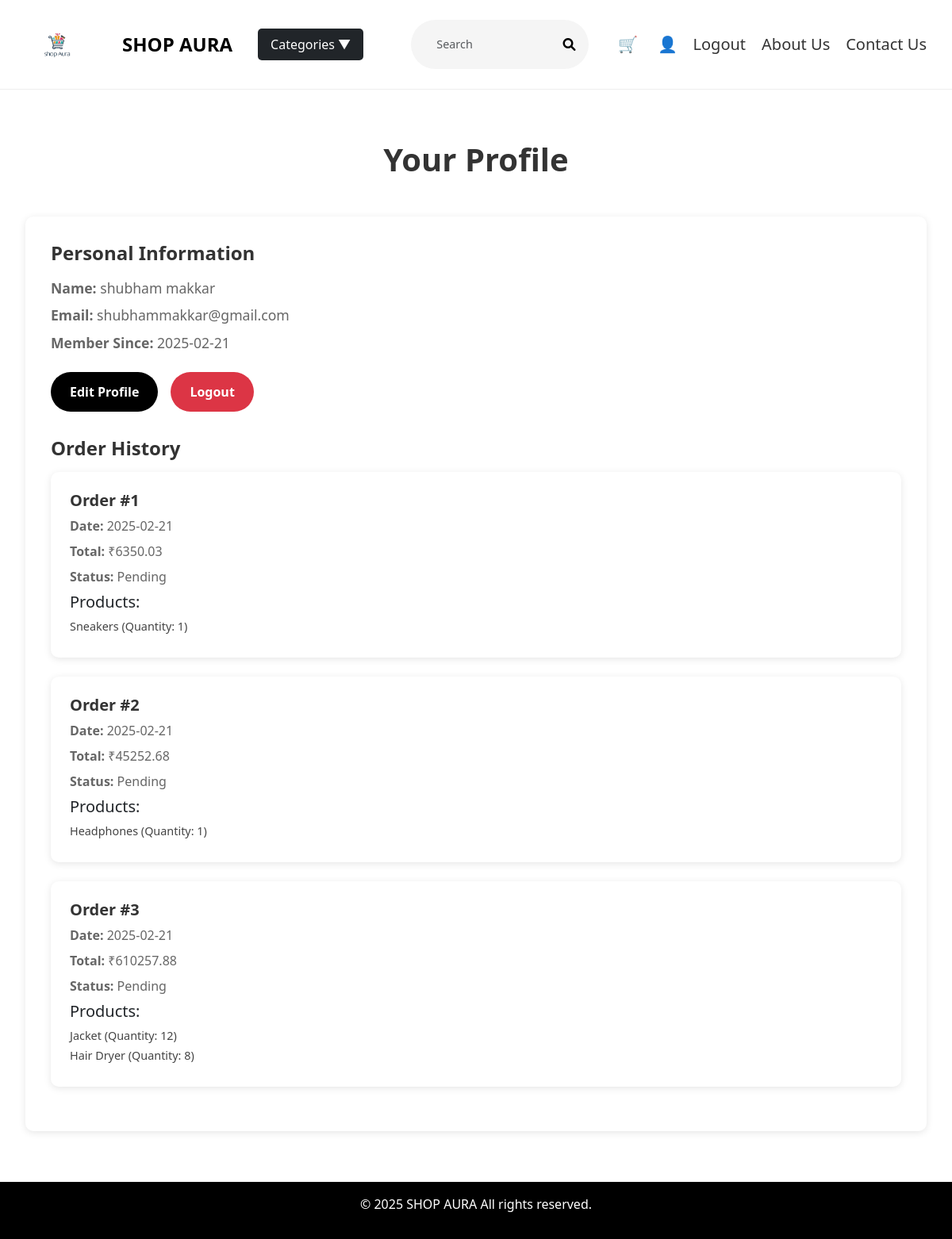
The app's page /profile (signed in) with its own data.
### app.py (models this page shows, shortened)
class User(UserMixin, db.Model):
    id = db.Column(db.Integer, primary_key=True)
    first_name = db.Column(db.String(50), nullable=False)
    last_name = db.Column(db.String(50), nullable=False)
    email = db.Column(db.String(120), unique=True, nullable=False)
    password = db.Column(db.String(200), nullable=False)
    created_at = db.Column(db.DateTime, default=datetime.utcnow)

class Order(db.Model):
    id = db.Column(db.Integer, primary_key=True)
    user_id = db.Column(db.Integer, db.ForeignKey('user.id'), nullable=False)
    total_amount = db.Column(db.Float, nullable=False)
    created_at = db.Column(db.DateTime, default=datetime.utcnow)
    status = db.Column(db.String(50), default='Pending')
    user = db.relationship('User', backref='orders')

class OrderItem(db.Model):
    id = db.Column(db.Integer, primary_key=True)
    order_id = db.Column(db.Integer, db.ForeignKey('order.id'), nullable=False)
    product_id = db.Column(db.Integer, db.ForeignKey('product.id'), nullable=False)
    quantity = db.Column(db.Integer, nullable=False)
    order = db.relationship('Order', backref='order_items')
    product = db.relationship('Product', backref='order_items')

class Product(db.Model):
    id = db.Column(db.Integer, primary_key=True)
    name = db.Column(db.String(100), nullable=False)
    image_url = db.Column(db.String(255), nullable=False)
    price = db.Column(db.Float, nullable=False)
    stock = db.Column(db.Integer, nullable=False)
    category = db.Column(db.String(50), nullable=False)

### app.py (the view, shortened to what this page needs)
@app.route('/profile', methods=['GET', 'POST'])
@login_required
def profile():
    orders = Order.query.filter_by(user_id=current_user.id).all()
    return render_template('profile.html', user=current_user, orders=orders)

### app.py (called while the page is built)
@login_manager.user_loader
def load_user(user_id):
    return User.query.get(int(user_id))

@app.context_processor
def inject_user():
    return dict(current_user=current_user)

@app.context_processor
def utility_processor():
    def get_cart_count():
        if 'cart' not in session:
            return 0
        return sum(session['cart'].values())
    return dict(get_cart_count=get_cart_count)

### templates/profile.html (shortened to what this page needs)
{% extends 'base.html' %}
{% block content %}
<section class="profile-section">
    <div class="profile-header">
        <h1 class="profile-title">Your Profile</h1>
    </div>
    <div class="profile-card">
        <div class="profile-info">
            <h3>Personal Information</h3>
            <p><strong>Name:</strong> {{ user.first_name }} {{ user.last_name }}</p>
            <p><strong>Email:</strong> {{ user.email }}</p>
            <p><strong>Member Since:</strong> {{ user.created_at.strftime('%Y-%m-%d') }}</p>
            <div class="button-group">
                <a href="#" class="edit-profile-btn">Edit Profile</a>
                <a href="{{ url_for('logout') }}" class="logout-btn">Logout</a>
            </div>
        </div>
        <div class="order-history">
            <h3>Order History</h3>
            {% if orders %}
                {% for order in orders %}
                    <div class="order-card">
                        <h4>Order #{{ order.id }}</h4>
                        <p><strong>Date:</strong> {{ order.created_at.strftime('%Y-%m-%d') }}</p>
                        <p><strong>Total:</strong> ₹{{ "%.2f"|format(order.total_amount) }}</p>
                        <p><strong>Status:</strong> {{ order.status }}</p>
                        <h5>Products:</h5>
                        <ul>
                            {% for item in order.order_items %}
                                <li>
                                    {{ item.product.name }} (Quantity: {{ item.quantity }})
                                </li>
                            {% endfor %}
                        </ul>
                    </div>
                {% endfor %}
            {% else %}
                <p>No orders found.</p>
            {% endif %}
        </div>
    </div>
</section>
{% endblock %}

### templates/profile.html (style rules this page uses)
.profile-section { padding: 4rem 2rem; max-width: 1200px; margin: 0 auto; }
.profile-header { text-align: center; margin-bottom: 3rem; }
.profile-title { font-size: 2.5rem; font-weight: bold; margin-bottom: 1rem; color: #333; }
.profile-card { background: white; padding: 2rem; border-radius: 10px; box-shadow: 0 2px 10px rgba(0, 0, 0, 0.1); }
.profile-info { margin-bottom: 2rem; }
.profile-info h3 { font-size: 1.5rem; font-weight: bold; margin-bottom: 1rem; color: #333; }
.profile-info p { font-size: 1.1rem; color: #666; margin-bottom: 0.5rem; }
.order-history { margin-top: 2rem; }
.order-history h3 { font-size: 1.5rem; font-weight: bold; margin-bottom: 1rem; color: #333; }
.button-group { display: flex; gap: 1rem; margin-top: 1.5rem; }
.edit-profile-btn, .logout-btn { display: inline-block; padding: 0.8rem 1.5rem; text-decoration: none; border-radius: 25px; font-weight: bold; transition: 0.3s; }
.edit-profile-btn { background: black; color: white; }
.logout-btn { background: #dc3545; color: white; border: none; cursor: pointer; }
.order-card { background: white; padding: 1.5rem; border-radius: 10px; box-shadow: 0 2px 10px rgba(0, 0, 0, 0.1); margin-bottom: 1.5rem; }
.order-card h4 { font-size: 1.25rem; font-weight: bold; margin-bottom: 0.5rem; color: #333; }
.order-card p { font-size: 1rem; color: #666; margin-bottom: 0.5rem; }
.order-card ul { list-style: none; padding: 0; margin: 0; }
.order-card ul li { font-size: 0.9rem; color: #444; margin-bottom: 0.25rem; }

### records on screen
User: first_name "shubham", last_name "makkar", email "shubhammakkar@gmail.com", created_at "2025-02-21"
Order: id "1", created_at "2025-02-21", total_amount "6350.03", status "Pending"
OrderItem: product.name "Sneakers", quantity "1"
Order: id "2", created_at "2025-02-21", total_amount "45252.68", status "Pending"
OrderItem: product.name "Headphones", quantity "1"
Order: id "3", created_at "2025-02-21", total_amount "610257.88", status "Pending"
OrderItem: product.name "Jacket", quantity "12"
OrderItem: product.name "Hair Dryer", quantity "8"
